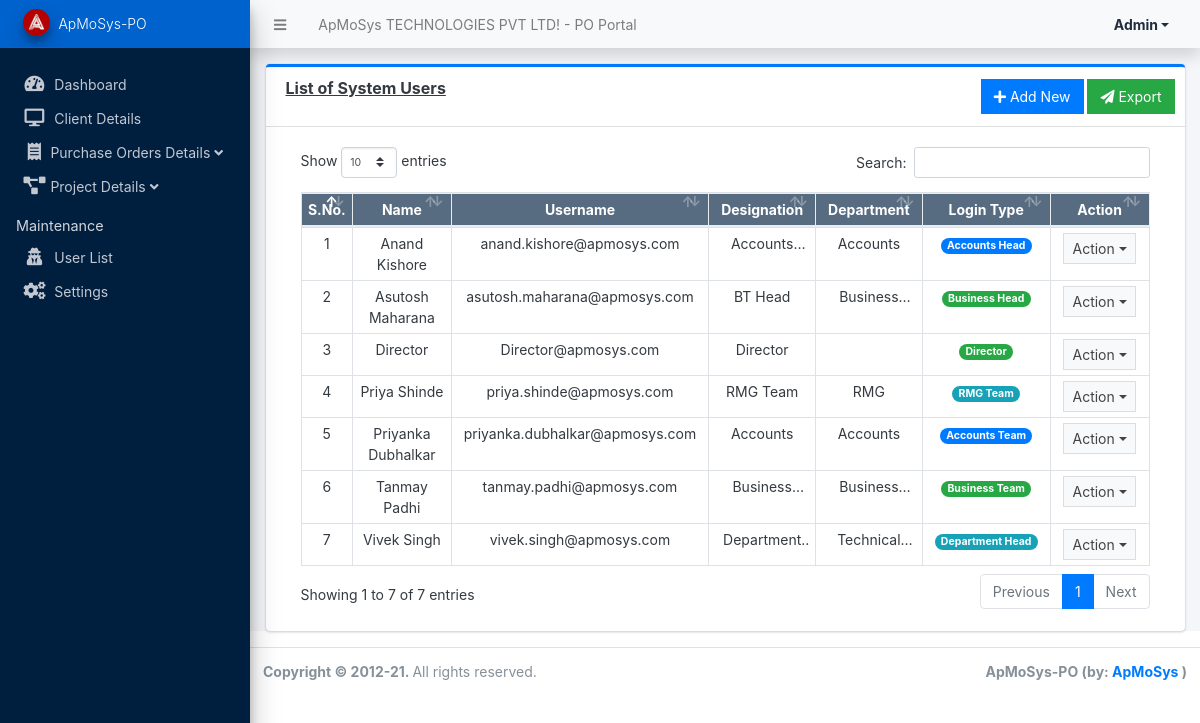
The app's page /admin/?page=user (signed in) with its own data.
### tables this page shows
CREATE TABLE `users` (
  `id` int(50) NOT NULL,
  `firstname` varchar(250) NOT NULL,
  `lastname` varchar(250) NOT NULL,
  `username` varchar(50) NOT NULL,
  `department` varchar(50) NOT NULL,
  `designation` varchar(50) NOT NULL,
  `password` varchar(50) NOT NULL,
  `last_login` datetime DEFAULT NULL,
  `type` varchar(50) NOT NULL,
  `date_added` datetime NOT NULL DEFAULT current_timestamp(),
  `date_updated` datetime DEFAULT NULL ON UPDATE current_timestamp()
);

### config.php (called while the page is built, shortened)
<?php
require_once('classes/DBConnection.php');
require_once('classes/SystemSettings.php');
function validate_image($file){
	if(!empty($file)){
		if(is_file(base_app.$file)){
			return base_url.$file;
		}else{
			return base_url.'dist/img/no-image-available.png';
		}
	}else{
		return base_url.'dist/img/no-image-available.png';
	}
}
function isMobileDevice(){
    $aMobileUA = array(
        '/iphone/i' => 'iPhone',
        '/ipod/i' => 'iPod',
        '/ipad/i' => 'iPad',
        '/android/i' => 'Android',
        '/blackberry/i' => 'BlackBerry',
        '/webos/i' => 'Mobile'
    );
    return false;
}
?>

### classes/DBConnection.php (called while the page is built, shortened)
<?php
class DBConnection{
    private $host = DB_SERVER;
    private $username = DB_USERNAME;
    private $password = DB_PASSWORD;
    private $database = DB_NAME;
    public $conn;
    public function __construct(){
        if (!isset($this->conn)) {
            $this->conn = new mysqli($this->host, $this->username, $this->password, $this->database);
        }
    }
}
?>

### classes/SystemSettings.php (called while the page is built, shortened)
<?php
class SystemSettings extends DBConnection{
	function userdata($field = ''){
		if(!empty($field)){
			if(isset($_SESSION['userdata'][$field]))
				return $_SESSION['userdata'][$field];
			else
				return null;
		}else{
			return false;
		}
	}
	function info($field=''){
		if(!empty($field)){
			if(isset($_SESSION['system_info'][$field]))
				return $_SESSION['system_info'][$field];
			else
				return false;
		}else{
			return false;
		}
	}
}
$_settings = new SystemSettings();
?>

### admin/user/index.php (the view, shortened to what this page needs)
<div class="card card-outline card-primary">
	<div class="card-header">
		<h3 class="card-title"><b><u>List of System Users</b></u></h3>
		<div class="card-tools">
			<a href="?page=user/manage_user" class="btn btn-flat btn-primary"><span class="fas fa-plus"></span> Add New</a>
			<a href="http://192.168.12.24/purchase_order/admin/user/export.php" class="btn btn-flat btn-success"><span class="fas fa-paper-plane"></span> Export</a>
		</div>
	</div>
	<div class="card-body">
		<div class="container-fluid">
        <div class="container-fluid">
			<table class="table table-bordered table-stripped">
				<colgroup>
					<col width="2%">
					<col width="10%">
					<col width="10%">
					<col width="10%">
					<col width="10%">
					<col width="10%">
					<col width="10%">
				</colgroup>
				<thead>
					<tr class="bg-navy disabled">
						<th class="text-center">S.No.</th>
						<th class="text-center">Name</th>
						<th class="text-center">Username</th>
						<th class="text-center">Designation</th>
						<th class="text-center">Department</th>
						<th class="text-center">Login Type</th>
						<th class="text-center">Action</th>
					</tr>
				</thead>
				<tbody>
					<?php
					$i = 1;
						$qry = $conn->query("SELECT *,concat(firstname,' ',lastname) as name from `users` where id != '1' and id != '{$_settings->userdata('id')}' and `type` != 100 order by concat(firstname,' ',lastname) asc ");
						while($row = $qry->fetch_assoc()):
					?>
						<tr>
							<td class="text-center"><?php echo $i++; ?></td>
							<td class="text-center"><?php echo ucwords($row['name']) ?></td>
							<td class="text-center"><p class="m-0 truncate-1"><?php echo $row['username'] ?></p></td>
							<td class="text-center"><p class="m-0 truncate-1 text-center"><?php echo $row['designation'] ?></p></td>
							<td class="text-center"><p class="m-0 truncate-1 text-center"><?php echo $row['department'] ?></p></td>
							<td class="text-center">
							<?php
									switch ($row['type']) {
										case '1':
											echo '<span class="badge badge-pill badge-success">Director</span>';
											break;
										case '2':
											echo '<span class="badge badge-pill badge-success">Business Team</span>';
											break;
										case '3':
												echo '<span class="badge badge-pill badge-success">Business Head</span>';
												break;
										case '4':
											    echo '<span class="badge badge-pill badge-primary">Accounts Team</span>';
											break;
										case '5':
												echo '<span class="badge badge-pill badge-primary">Accounts Head</span>';
												break;
										case '7':
												echo '<span class="badge badge-pill badge-info">RMG Team</span>';
												break;
										case '8':
												echo '<span class="badge badge-pill badge-info">Department Head</span>';
													break;
									}
								?>
							</td>
							<td align="center">
								 <button type="button" class="btn btn-flat btn-default btn-sm dropdown-toggle dropdown-icon" data-toggle="dropdown">
				                  		Action
				                  </button>
							</td>
						</tr>
					<?php endwhile; ?>
				</tbody>
			</table>
		</div>
		</div>
	</div>
</div>

### admin/index.php (shortened to what this page needs)
<?php require_once('../config.php'); ?>
 <!DOCTYPE html>
<html lang="en" class="" style="height: auto;">
<?php require_once('inc/header.php') ?>
  <body class="sidebar-mini layout-fixed control-sidebar-slide-open layout-navbar-fixed sidebar-mini-md sidebar-mini-xs text-sm" data-new-gr-c-s-check-loaded="14.991.0" data-gr-ext-installed="" style="height: auto;">
    <div class="wrapper">
     <?php require_once('inc/topBarNav.php') ?>
     <?php require_once('inc/navigation.php') ?>
     <?php $page = isset($_GET['page']) ? $_GET['page'] : 'home';  ?>
      <div class="content-wrapper pt-3" style="min-height: 567.854px;">
        <section class="content  text-dark">
          <div class="container-fluid">
            <?php
              if(!file_exists($page.".php") && !is_dir($page)){
                  include '404.html';
              }else{
                if(is_dir($page))
                  include $page.'/index.php';
                else
                  include $page.'.php';
              }
            ?>
          </div>
        </section>
      </div>
      <?php require_once('inc/footer.php') ?>
  </body>
</html>

### admin/inc/header.php (shortened to what this page needs)
<head>
    <link rel="stylesheet" href="<?php echo base_url ?>plugins/fontawesome-free/css/all.min.css">
    <link rel="stylesheet" href="<?php echo base_url ?>plugins/tempusdominus-bootstrap-4/css/tempusdominus-bootstrap-4.min.css">
  <link rel="stylesheet" href="<?php echo base_url ?>plugins/datatables-bs4/css/dataTables.bootstrap4.min.css">
  <link rel="stylesheet" href="<?php echo base_url ?>plugins/datatables-responsive/css/responsive.bootstrap4.min.css">
  <link rel="stylesheet" href="<?php echo base_url ?>plugins/datatables-buttons/css/buttons.bootstrap4.min.css">
  <link rel="stylesheet" href="<?php echo base_url ?>plugins/select2/css/select2.min.css">
  <link rel="stylesheet" href="<?php echo base_url ?>plugins/select2-bootstrap4-theme/select2-bootstrap4.min.css">
    <link rel="stylesheet" href="<?php echo base_url ?>plugins/icheck-bootstrap/icheck-bootstrap.min.css">
    <link rel="stylesheet" href="<?php echo base_url ?>plugins/jqvmap/jqvmap.min.css">
    <link rel="stylesheet" href="<?php echo base_url ?>plugins/jquery-ui/jquery-ui.min.css">
    <link rel="stylesheet" href="<?php echo base_url ?>dist/css/adminlte.css">
    <link rel="stylesheet" href="<?php echo base_url ?>dist/css/custom.css">
    <link rel="stylesheet" href="<?php echo base_url ?>plugins/overlayScrollbars/css/OverlayScrollbars.min.css">
    <link rel="stylesheet" href="<?php echo base_url ?>plugins/daterangepicker/daterangepicker.css">
    <link rel="stylesheet" href="<?php echo base_url ?>plugins/summernote/summernote-bs4.min.css">
  <link rel="stylesheet" href="<?php echo base_url ?>plugins/sweetalert2-theme-bootstrap-4/bootstrap-4.min.css">
  </head>

### admin/inc/topBarNav.php (shortened to what this page needs)
<nav class="main-header navbar navbar-expand navbar-light border border-light shadow  border-top-0  border-left-0 border-right-0 navbar-light text-sm">
  <ul class="navbar-nav">
    <li class="nav-item">
    <a class="nav-link" data-widget="pushmenu" href="#" role="button"><i class="fas fa-bars"></i></a>
    </li>
    <li class="nav-item d-none d-sm-inline-block">
      <a class="nav-link"><?php echo (!isMobileDevice()) ? $_settings->info('name'):$_settings->info('short_name'); ?></a>
    </li>
  </ul>
  <ul class="navbar-nav ml-auto">
    <li class="nav-item">
      <div class="btn-group nav-link">
            <button type="button" class="btn btn-rounded badge badge-light dropdown-toggle dropdown-icon" data-toggle="dropdown">
              <span class="ml-3"><?php echo ucwords($_settings->userdata('firstname').' '.$_settings->userdata('lastname')) ?></span>
            </button>
        </div>
    </li>
  </ul>
</nav>

### admin/inc/navigation.php (shortened to what this page needs)
<aside class="main-sidebar sidebar-dark-primary bg-navy elevation-4 sidebar-no-expand">
  <a href="<?php echo base_url ?>admin" class="brand-link bg-primary text-sm">
  <img src="<?php echo validate_image($_settings->info('logo'))?>" alt="Store Logo" class="brand-image img-circle elevation-3" style="width: 1.7rem;height: 1.7rem;max-height: unset">
  <span class="brand-text font-weight-light"><?php echo $_settings->info('short_name') ?></span>
  </a>
  <div class="sidebar os-host os-theme-light os-host-overflow os-host-overflow-y os-host-resize-disabled os-host-transition os-host-scrollbar-horizontal-hidden">
    <div class="os-content-glue" style="margin: 0px -8px; width: 249px; height: 646px;"></div>
    <div class="os-padding">
      <div class="os-viewport os-viewport-native-scrollbars-invisible" style="overflow-y: scroll;">
        <div class="os-content" style="padding: 0px 8px; height: 100%; width: 100%;">
          <nav class="mt-4">
             <ul class="nav nav-pills nav-sidebar flex-column text-sm nav-compact nav-flat nav-child-indent nav-collapse-hide-child" data-widget="treeview" role="menu" data-accordion="false">
              <li class="nav-item dropdown">
                <a href="./" class="nav-link nav-home">
                  <i class="nav-icon fas fa-tachometer-alt"></i>
                  <p>
                    Dashboard
                  </p>
                </a>
              </li>
                <li class="nav-item dropdown">
                <a href="<?php echo base_url ?>admin/?page=clients" class="nav-link nav-clients">
                  <i class="nav-icon fas fa-desktop"></i>
                  <p>
                  Client Details
                  </p>
                </a>
              </li>
              <?php if($_settings->userdata('type') ==  1): ?>
                 <li class="nav-item has-submenu ">
                  <a class="nav-link  " href="#"><i class="nav-icon fas fa-receipt"></i><p>Purchase Orders Details <i class='fas fa-angle-down'></i></p> </a>
                 </li>
                  <?php endif; ?>
                  <?php if($_settings->userdata('type') ==  1): ?>
                 <li class="nav-item has-submenu ">
                  <a class="nav-link " href="#"><i class="nav-icon fas fa-project-diagram"></i><p>Project Details <i class='fas fa-angle-down'></i></p> </a>
                 </li>
                  <?php endif; ?>
              <?php if($_settings->userdata('type') ==  1): ?>
              <li class="nav-header">Maintenance</li>
              <li class="nav-item dropdown">
                <a href="<?php echo base_url ?>admin/?page=user/list" class="nav-link nav-user_list">
                  <i class="nav-icon fas fa-user-secret"></i>
                  <p>
                    User List
                  </p>
                </a>
              </li>
              <li class="nav-item dropdown">
                <a href="<?php echo base_url ?>admin/?page=system_info" class="nav-link nav-system_info">
                  <i class="nav-icon fas fa-cogs"></i>
                  <p>
                    Settings
                  </p>
                </a>
              </li>
              <?php endif; ?>
            </ul>
          </nav>
        </div>
      </div>
    </div>
  </div>
</aside>

### admin/inc/footer.php (shortened to what this page needs)
<footer class="main-footer text-sm">
        <strong>Copyright © <?php echo date('2012-21') ?>.
        </strong>
        All rights reserved.
        <div class="float-right d-none d-sm-inline-block">
          <b><?php echo $_settings->info('short_name') ?> (by: <a href="https://apmosys.com" target="blank">ApMoSys</a> )</b>
        </div>
      </footer>
    </div>

### admin/inc/topBarNav.php (style rules this page uses)
.btn-rounded { border-radius: 50px; }

### records on screen
users: name "Anand Kishore", username "anand.kishore@apmosys.com", department "Accounts", type "Accounts Head"
users: name "Asutosh Maharana", username "asutosh.maharana@apmosys.com", designation "BT Head", type "Business Head"
users: name "Director", username "Director@apmosys.com", designation "Director", type "Director"
users: name "Priya Shinde", username "priya.shinde@apmosys.com", designation "RMG Team", department "RMG", type "RMG Team"
users: name "Priyanka Dubhalkar", username "priyanka.dubhalkar@apmosys.com", designation "Accounts", department "Accounts", type "Accounts Team"
users: name "Tanmay Padhi", username "tanmay.padhi@apmosys.com", type "Business Team"
users: name "Vivek Singh", username "vivek.singh@apmosys.com", type "Department Head"

### other values on screen
$_settings->info('name') "ApMoSys TECHNOLOGIES PVT LTD! - PO Portal"
$_settings->userdata('firstname').' '.$_settings->userdata('lastname') "Admin"
$_settings->info('short_name') "ApMoSys-PO"
